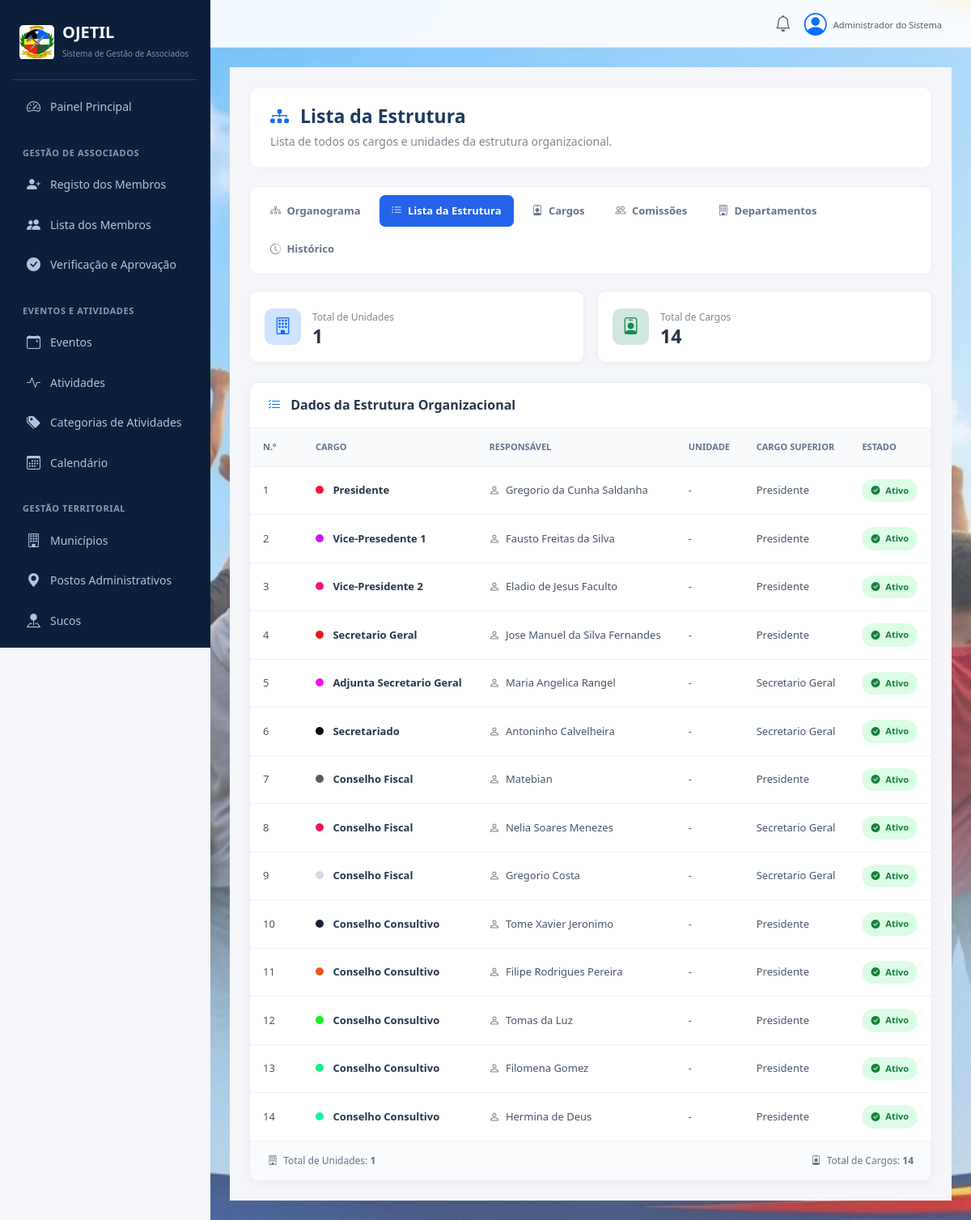
The page /organization/structure-list/ on the database its author committed.
### organization/models.py (models this page shows, shortened)
class OrganizationPosition(models.Model):
    POSITION_TYPES = [
        ("leadership", "Leadership"),
        ("department", "Department"),
        ("consultative", "Consultative"),
    ]
    title = models.CharField(max_length=150)
    position_type = models.CharField(
        max_length=20,
        choices=POSITION_TYPES,
        default="department",
    )
    person_name = models.CharField(max_length=150, blank=True)
    parent = models.ForeignKey(
        "self",
        on_delete=models.SET_NULL,
        null=True,
        blank=True,
        related_name="children",
    )
    unit = models.ForeignKey(
        OrganizationUnit,
        on_delete=models.SET_NULL,
        null=True,
        blank=True,
        related_name="positions",
    )
    description = models.TextField(blank=True)
    sort_order = models.PositiveIntegerField(default=0)
    color = models.CharField(max_length=20, default="#1764ed")
    is_active = models.BooleanField(default=True)
    created_at = models.DateTimeField(auto_now_add=True)
    class Meta:
        ordering = ["sort_order", "title"]
        verbose_name = "Organization Position"
        verbose_name_plural = "Organization Positions"

### organization/views.py (the view)
# urls.py: path("structure-list/", views.structure_list_view, name="structure_list"),
def structure_list_view(request):
    positions = OrganizationPosition.objects.select_related('unit', 'parent').all().order_by('sort_order')
    units = OrganizationUnit.objects.all()
    context = {
        'positions': positions,
        'units': units,
    }
    return render(request, 'organization/structure_list.html', context)

### organization/templates/organization/structure_list.html (shortened to what this page needs)
{% extends "dashboard/base.html" %}
{% block content %}
<div class="org-page">
    <div class="org-header">
        <div>
            <h2>
                <i class="bi bi-diagram-3-fill text-primary me-2"></i>
                Lista da Estrutura
            </h2>
            <p>
                Lista de todos os cargos e unidades da estrutura organizacional.
            </p>
        </div>
    </div>
    <div class="o-tabs">
        <a href="{% url 'organization:structure' %}">
            <i class="bi bi-diagram-3 me-1"></i>
            Organograma
        </a>
        <a href="{% url 'organization:structure_list' %}" class="on">
            <i class="bi bi-list-ul me-1"></i>
            Lista da Estrutura
        </a>
        <a href="{% url 'organization:positions' %}">
            <i class="bi bi-person-badge me-1"></i>
            Cargos
        </a>
        <a href="{% url 'organization:committees' %}">
            <i class="bi bi-people me-1"></i>
            Comissões
        </a>
        <a href="{% url 'organization:departments' %}">
            <i class="bi bi-building me-1"></i>
            Departamentos
        </a>
        <a href="{% url 'organization:history' %}">
            <i class="bi bi-clock-history me-1"></i>
            Histórico
        </a>
    </div>
    <div class="row g-3 mb-4">
        <div class="col-md-6">
            <div class="org-stat">
                <div class="org-stat-icon bg-primary-subtle text-primary">
                    <i class="bi bi-building"></i>
                </div>
                <div>
                    <small>Total de Unidades</small>
                    <h4>{{ units.count }}</h4>
                </div>
            </div>
        </div>
        <div class="col-md-6">
            <div class="org-stat">
                <div class="org-stat-icon bg-success-subtle text-success">
                    <i class="bi bi-person-badge"></i>
                </div>
                <div>
                    <small>Total de Cargos</small>
                    <h4>{{ positions|length }}</h4>
                </div>
            </div>
        </div>
    </div>
    <div class="o-panel">
        <div class="o-panel-header">
            <h5>
                <i class="bi bi-list-check text-primary me-2"></i>
                Dados da Estrutura Organizacional
            </h5>
        </div>
        <div class="table-responsive">
            <table class="o-tbl">
                <thead>
                    <tr>
                        <th style="width: 65px;">N.º</th>
                        <th>Cargo</th>
                        <th>Responsável</th>
                        <th>Unidade</th>
                        <th>Cargo Superior</th>
                        <th>Estado</th>
                    </tr>
                </thead>
                <tbody>
                    {% for p in positions %}
                    <tr>
                        <td>
                            {{ forloop.counter }}
                        </td>
                        <td>
                            <span class="position-color"
                                  style="background: {{ p.color }};">
                            </span>
                            <span class="position-name">
                                {{ p.title }}
                            </span>
                        </td>
                        <td>
                            {% if p.person_name %}
                                <i class="bi bi-person text-muted me-1"></i>
                                {{ p.person_name }}
                            {% else %}
                                <span class="text-muted">-</span>
                            {% endif %}
                        </td>
                        <td>
                            {% if p.unit %}
                                <i class="bi bi-building text-muted me-1"></i>
                                {{ p.unit.name }}
                            {% else %}
                                <span class="text-muted">-</span>
                            {% endif %}
                        </td>
                        <td>
                            {% if p.parent %}
                                {{ p.parent.title }}
                            {% else %}
                                <span class="text-muted">-</span>
                            {% endif %}
                        </td>
                        <td>
                            {% if p.is_active %}
                                <span class="o-badge b-active">
                                    <i class="bi bi-check-circle-fill me-1"></i>
                                    Ativo
                                </span>
                            {% else %}
                                <span class="o-badge b-inactive">
                                    <i class="bi bi-x-circle-fill me-1"></i>
                                    Inativo
                                </span>
                            {% endif %}
                        </td>
                    </tr>
                    {% endfor %}
                </tbody>
            </table>
        </div>
        <div class="o-footer">
            <span>
                <i class="bi bi-building me-1"></i>
                Total de Unidades: <strong>{{ units.count }}</strong>
            </span>
            <span>
                <i class="bi bi-person-badge me-1"></i>
                Total de Cargos: <strong>{{ positions|length }}</strong>
            </span>
        </div>
    </div>
</div>
{% endblock %}

### organization/templates/organization/structure_list.html (style rules this page uses)
.org-page { padding: 24px; background: #f4f6fa; min-height: 85vh; }
.org-header { background: #fff; padding: 22px 25px; border-radius: 12px; border: 1px solid #e8edf5; margin-bottom: 22px; display: flex; justify-content: space-between; align-items: center; }
.org-header h2 { font-size: 23px; font-weight: 700; color: #1e3a5f; margin-bottom: 6px; }
.org-header p { color: #7b8794; margin: 0; font-size: 14px; }
.o-tabs { display: flex; flex-wrap: wrap; gap: 8px; margin-bottom: 20px; background: #fff; padding: 10px; border-radius: 10px; border: 1px solid #e8edf5; }
.o-tabs a { text-decoration: none; color: #64748b; padding: 10px 15px; border-radius: 7px; font-size: 13px; font-weight: 600; transition: .2s; }
.o-tabs a.on { background: #2563eb; color: #fff; }
.org-stat { background: #fff; border: 1px solid #e8edf5; border-radius: 10px; padding: 18px; height: 100%; display: flex; align-items: center; gap: 14px; box-shadow: 0 2px 8px rgba(0,0,0,.03); }
.org-stat-icon { width: 45px; height: 45px; display: flex; align-items: center; justify-content: center; border-radius: 10px; font-size: 21px; }
.org-stat h4 { font-size: 23px; font-weight: 700; margin: 0; color: #26364a; }
.org-stat small { color: #7b8794; font-size: 12px; }
.o-panel { background: #fff; border-radius: 12px; border: 1px solid #e8edf5; box-shadow: 0 3px 12px rgba(0,0,0,.04); overflow: hidden; }
.o-panel-header { padding: 18px 22px; border-bottom: 1px solid #edf0f5; display: flex; justify-content: space-between; align-items: center; }
.o-panel-header h5 { margin: 0; font-weight: 700; color: #26364a; font-size: 16px; }
.o-tbl { width: 100%; border-collapse: collapse; text-align: left; margin: 0; }
.o-tbl thead th { background: #f8fafc; color: #64748b; padding: 15px 16px; font-size: 11px; font-weight: 700; text-transform: uppercase; white-space: nowrap; border-bottom: 1px solid #e8edf5; }
.o-tbl tbody td { padding: 15px 16px; font-size: 13px; color: #475569; border-bottom: 1px solid #edf0f5; vertical-align: middle; }
.o-tbl tbody tr:last-child td { border-bottom: none; }
.position-name { font-weight: 700; color: #26364a; }
.position-color { display: inline-block; width: 10px; height: 10px; border-radius: 50%; margin-right: 8px; }
.o-badge { display: inline-block; padding: 6px 11px; border-radius: 20px; font-size: 11px; font-weight: 600; }
.b-active { background: #dcfce7; color: #15803d; }
.o-footer { padding: 15px 22px; background: #fafbfc; border-top: 1px solid #edf0f5; display: flex; justify-content: space-between; flex-wrap: wrap; gap: 10px; color: #64748b; font-size: 12px; }

### rows shown on the page
OrganizationPosition: title "Presidente", person_name "Gregorio da Cunha Saldanha", parent "Presidente", is_active True (drawn)
OrganizationPosition: title "Vice-Presedente 1", person_name "Fausto Freitas da Silva", parent "Presidente", is_active True (drawn)
OrganizationPosition: title "Vice-Presidente 2", person_name "Eladio de Jesus Faculto", parent "Presidente", is_active True (drawn)
OrganizationPosition: title "Secretario Geral", person_name "Jose Manuel da Silva Fernandes", parent "Presidente", is_active True (drawn)
OrganizationPosition: title "Adjunta Secretario Geral", person_name "Maria Angelica Rangel", parent "Secretario Geral", is_active True (drawn)
OrganizationPosition: title "Secretariado", person_name "Antoninho Calvelheira", parent "Secretario Geral", is_active True (drawn)
OrganizationPosition: title "Conselho Fiscal", person_name "Matebian", parent "Presidente", is_active True (drawn)
OrganizationPosition: title "Conselho Fiscal", person_name "Nelia Soares Menezes", parent "Secretario Geral", is_active True (drawn)
OrganizationPosition: title "Conselho Fiscal", person_name "Gregorio Costa", parent "Secretario Geral", is_active True (drawn)
OrganizationPosition: title "Conselho Consultivo", person_name "Tome Xavier Jeronimo", parent "Presidente", is_active True (drawn)
OrganizationPosition: title "Conselho Consultivo", person_name "Filipe Rodrigues Pereira", parent "Presidente", is_active True (drawn)
OrganizationPosition: title "Conselho Consultivo", person_name "Tomas da Luz", parent "Presidente", is_active True (drawn)
OrganizationPosition: title "Conselho Consultivo", person_name "Filomena Gomez", parent "Presidente", is_active True (drawn)
OrganizationPosition: title "Conselho Consultivo", person_name "Hermina de Deus", parent "Presidente", is_active True (drawn)

### other values the page prints
{{ units.count }} "1"
{{ positions|length }} "14"
